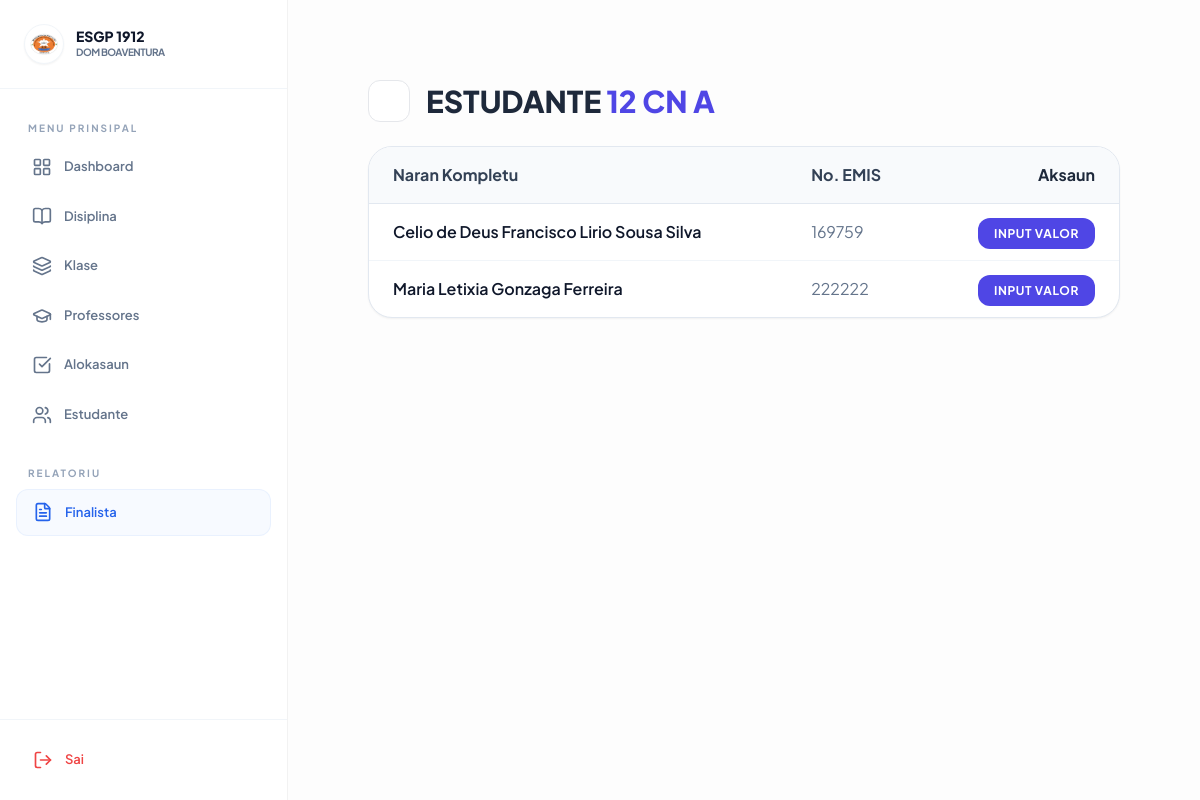
Page /attendance/finalista/klase/3/estudantes/ on the committed database.
### academic/models.py (models this page shows, shortened)
class Klase(models.Model):
    DEPARTAMENTU_CHOICES = [('CN', 'Ciencias Naturais'), ('CSH', 'Ciencias Sociais e Humanidades')]
    NIVEL_CHOICES = [('10', '10'), ('11', '11'), ('12', '12')]
    nivel = models.CharField(max_length=2, choices=NIVEL_CHOICES)
    departamentu = models.CharField(max_length=3, choices=DEPARTAMENTU_CHOICES)
    turma = models.CharField(max_length=5) # Contoh: A, B, atau C

### users/models.py (models this page shows, shortened)
class Estudante(models.Model):
    SEXU_CHOICES = [('Mane', 'Mane'), ('Feto', 'Feto')]
    nu_emis = models.CharField(max_length=20, unique=True)
    naran_kompletu = models.CharField(max_length=255)
    sexu = models.CharField(max_length=10, choices=SEXU_CHOICES)
    foto = models.ImageField(upload_to='estudante_fotos/', null=True, blank=True)
    klase = models.ForeignKey('academic.Klase', on_delete=models.CASCADE)
    status = models.CharField(max_length=10, default="Ativu")

### attendance/views.py (the view)
# urls.py: path('finalista/klase/<int:klase_id>/estudantes/', views.lista_estudante_finalista, name='lista_estudante_finalista'),
def lista_estudante_finalista(request, klase_id):
    klase = get_object_or_404(Klase, id=klase_id)
    estudantes = Estudante.objects.filter(klase=klase).order_by('naran_kompletu')
    return render(request, 'attendance/lista_estudante.html', {
        'klase': klase,
        'estudantes': estudantes
    })

### templates/attendance/lista_estudante.html
{% extends 'base.html' %}
{% block content %}
<div class="p-8">
    <div class="flex items-center gap-4 mb-6">
        <a href="{% url 'lista_klase_finalista' %}" class="p-2 bg-white border rounded-xl hover:bg-slate-50">
            <svg xmlns="http://www.w3.org/2000/svg" class="h-6 w-6" fill="none" viewBox="0 0 24 24" stroke="currentColor font-bold">
                <path stroke-linecap="round" stroke-linejoin="round" stroke-width="2" d="15 19l-7-7 7-7" />
            </svg>
        </a>
        <h2 class="text-3xl font-black text-slate-800 uppercase">Estudante <span class="text-indigo-600">{{ klase.nivel }} {{ klase.departamentu }} {{ klase.turma }}</span></h2>
    </div>
    <div class="bg-white rounded-3xl border border-slate-200 shadow-sm overflow-hidden">
        <table class="w-full text-left">
            <thead class="bg-slate-50 border-b border-slate-200">
                <tr>
                    <th class="px-6 py-4 font-bold text-slate-700">Naran Kompletu</th>
                    <th class="px-6 py-4 font-bold text-slate-700">No. EMIS</th>
                    <th class="px-6 py-4 text-right">Aksaun</th>
                </tr>
            </thead>
            <tbody class="divide-y divide-slate-100">
                {% for e in estudantes %}
                <tr class="hover:bg-indigo-50/30 transition-colors cursor-pointer" onclick="window.location='{% url 'input_valor_estudante' e.id %}'">
                    <td class="px-6 py-4 font-semibold text-slate-900">{{ e.naran_kompletu }}</td>
                    <td class="px-6 py-4 text-slate-500">{{ e.nu_emis }}</td>
                    <td class="px-6 py-4 text-right">
                        <span class="px-4 py-2 bg-indigo-600 text-white text-xs font-bold rounded-xl uppercase tracking-wider">Input Valor</span>
                    </td>
                </tr>
                {% endfor %}
            </tbody>
        </table>
    </div>
</div>
{% endblock %}

### templates/base.html (style rules this page uses)
:root { --primary: #3b82f6; }
body { font-family: 'Plus Jakarta Sans', sans-serif; background: #fdfdfd; color: #1e293b; }

### rows in the picture
Klase: nivel "12", departamentu "CN", turma "A"
Estudante: naran_kompletu "Celio de Deus Francisco Lirio Sousa Silva", nu_emis "169759"
Estudante: naran_kompletu "Maria Letixia Gonzaga Ferreira", nu_emis "222222"
